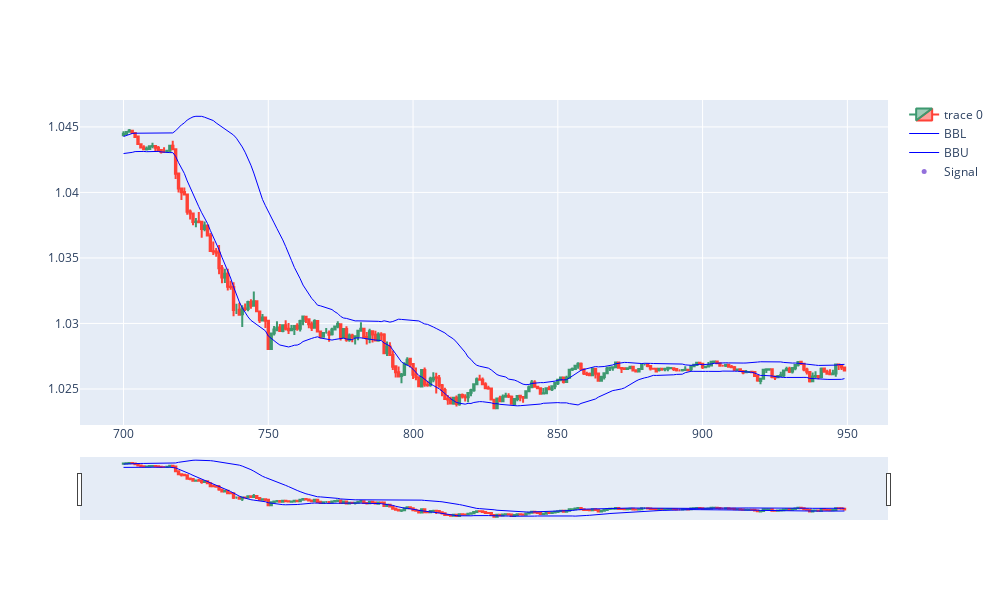

The notebook cell saved with this chart:
### Code cell
import plotly.graph_objects as go
from plotly.subplots import make_subplots
from datetime import datetime

st = 700
dfpl = dataF[st:st+250].copy()
fig = go.Figure(data=[go.Candlestick(x=dfpl.index,
                open=dfpl['Open'],
                high=dfpl['High'],
                low=dfpl['Low'],
                close=dfpl['Close']),
                go.Scatter(x=dfpl.index, y=dfpl['BBL_30_1.5'], line=dict(color='blue', width=1), name="BBL"),
                go.Scatter(x=dfpl.index, y=dfpl['BBU_30_1.5'], line=dict(color='blue', width=1), name="BBU")])

fig.add_scatter(x=dfpl.index, y=dfpl['pointpos'], mode="markers",
                marker=dict(size=5, color="MediumPurple"),
                name="Signal")
fig.update_layout(autosize=False, width=1000, height=600)
fig.show()

### Figure 1 — Plotly figure (JSON) as saved in the notebook; plotly's stock layout.template omitted (floating-point values rounded to 4 significant figures; data arrays with more than 128 entries replaced by an {"elided": "..."} marker saying what was removed)
{"data": [{"close": {"elided": "250 float values"}, "high": {"elided": "250 float values"}, "low": {"elided": "250 float values"}, "open": {"elided": "250 float values"}, "type": "candlestick", "x": {"elided": "250 int values"}}, {"line": {"color": "blue", "width": 1}, "name": "BBL", "type": "scatter", "x": {"elided": "250 int values"}, "y": {"elided": "250 float values"}}, {"line": {"color": "blue", "width": 1}, "name": "BBU", "type": "scatter", "x": {"elided": "250 int values"}, "y": {"elided": "250 float values"}}, {"marker": {"color": "MediumPurple", "size": 5}, "mode": "markers", "name": "Signal", "type": "scatter", "x": {"elided": "250 int values"}, "y": {"elided": "250 null values"}}], "layout": {"autosize": false, "height": 600, "width": 1000}}
